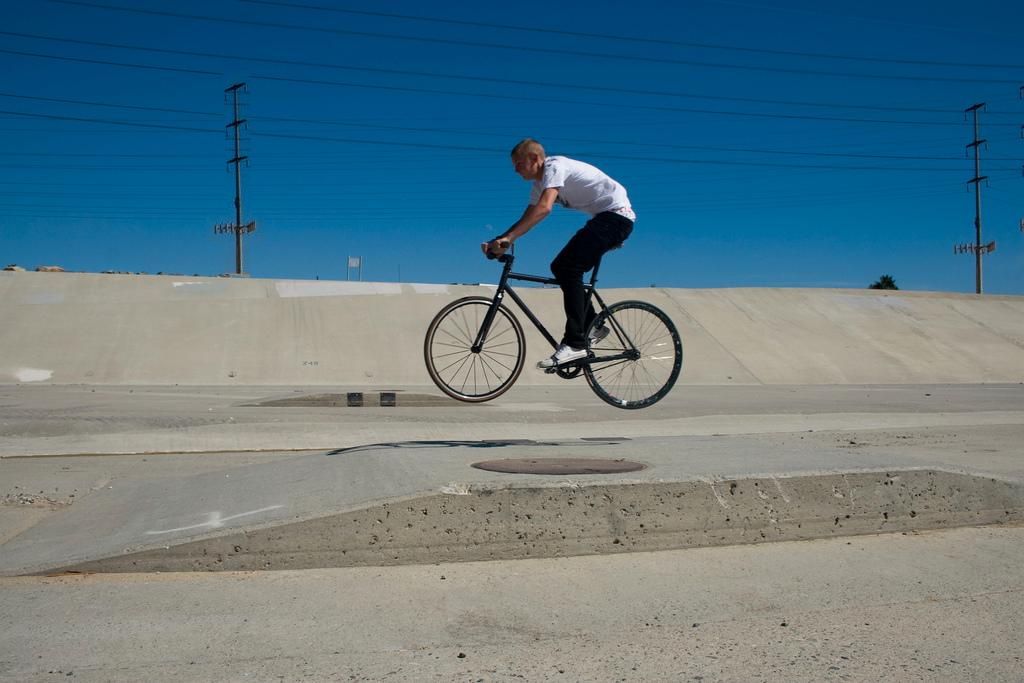
#> input picture im41_t.bmp, 1024 x 683 px
$ python cmfd_genetic.py
#> lines starting #> are read from the running program, lines starting #| are printed output that depends on the picture
import cv2 as cv
import numpy as np


img_gray = cv.imread("im41_t.bmp", cv.IMREAD_GRAYSCALE)
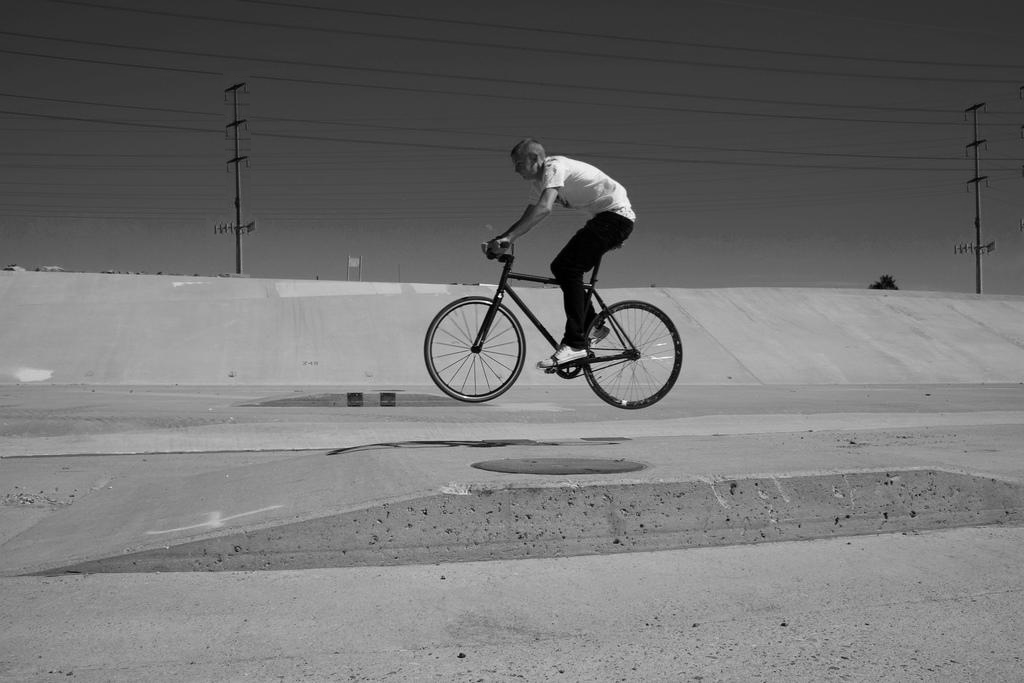
#> img_gray: shape (683, 1024); min 0, max 254, mean 113.4
img_rgb = cv.imread("im41_t.bmp", cv.IMREAD_COLOR)
#> img_rgb is the input picture: shape (683, 1024, 3); mean B, G, R 132.9, 120.6, 91.8

img_gray = cv.resize(img_gray, (int(img_gray.shape[1] * 40 / 100), int(img_gray.shape[0] * 40 / 100)))
#> img_gray: shape (273, 409)
img_rgb = cv.resize(img_rgb, (int(img_rgb.shape[1] * 40 / 100), int(img_rgb.shape[0] * 40 / 100)))
#> img_rgb: shape (273, 409, 3)

#ret, img_gray = cv.threshold(img_gray, 127, 255, cv.THRESH_BINARY)

sift = cv.xfeatures2d.SIFT_create()
keypoints_sift, descriptors = sift.detectAndCompute(img_gray, None)
#> keypoints_sift = 172 keypoints; strongest (x, y, size): (233, 141, 2), (226, 141, 3.9), (239, 123, 2.1), (190, 139, 2.7)
img = cv.drawKeypoints(img_rgb, keypoints_sift,  None)
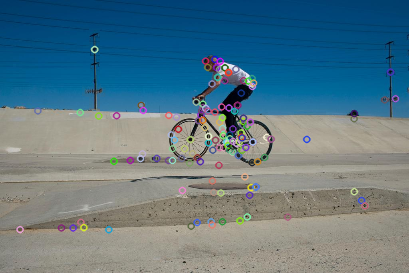
#> img: shape (273, 409, 3); mean B, G, R 133.5, 120.8, 92.4
cv.imshow(" All Keypoints ", img)

pts1 = np.array([], np.int32)
pts2 = np.array([], np.int32)

for index_dis, key_desc_dis in enumerate(descriptors):  # dist = numpy.linalg.norm(a-b)
    for index_ic in range(index_dis + 1, len(keypoints_sift)):
        point1_x = int(round(keypoints_sift[index_dis].pt[0]))
        point1_y = int(round(keypoints_sift[index_dis].pt[1]))
        point2_x = int(round(keypoints_sift[index_ic].pt[0]))
        point2_y = int(round(keypoints_sift[index_ic].pt[1]))
        if point1_x == point2_x & point1_y == point2_y:
            print("benzer keypoints")
            continue

        dist = np.linalg.norm(key_desc_dis - descriptors[index_ic])

        if dist < 200:
            cv.circle(img_rgb, (round(keypoints_sift[index_dis].pt[0]), round(keypoints_sift[index_dis].pt[1])), 4,
                      (0, 0, 255),
                      -1)  # eslesen objeyi isaretlemek icin
            print([round(keypoints_sift[index_dis].pt[0]), round(keypoints_sift[index_dis].pt[1])])
            print([(keypoints_sift[index_dis].pt[0]), (keypoints_sift[index_dis].pt[1])])

            cv.circle(img_rgb, (round(keypoints_sift[index_ic].pt[0]), round(keypoints_sift[index_ic].pt[1])), 4,
                      (255, 0, 0),
                      -1)  # eslesen objeyi isaretlemek icin
            print([round(keypoints_sift[index_ic].pt[0]), round(keypoints_sift[index_ic].pt[1])])
            print([(keypoints_sift[index_ic].pt[0]), (keypoints_sift[index_ic].pt[1])])
            print("------")

            img_line = cv.line(img_rgb,
                               (round(keypoints_sift[index_dis].pt[0]), round(keypoints_sift[index_dis].pt[1])),
                               (round(keypoints_sift[index_ic].pt[0]), round(keypoints_sift[index_ic].pt[1])),
                               (0, 255, 0), 1)
#> this loop made 172 passes
#> (printed output is left out)
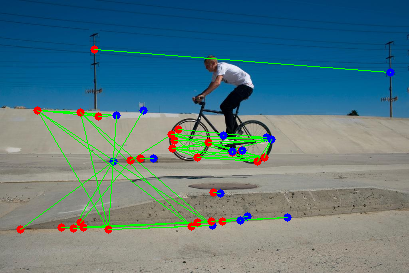
#> img_rgb: shape (273, 409, 3); mean B, G, R 129, 121.6, 88.8

cv.imshow("Image", img_rgb)
cv.waitKey(0)
cv.destroyAllWindows()

'''
cv.circle(img_rgb, (round(keypoints_sift[index_dis].pt[0]), round(keypoints_sift[index_dis].pt[1])), 4,
                      (0, 0, 0),
                      1)  # eslesen objeyi isaretlemek icin
            cv.polylines(img_rgb, (round(keypoints_sift[index_ic].pt[0]), round(keypoints_sift[index_ic].pt[1])), 1,
                      (255, 0, 0),
                      -1)  # eslesen objeyi isaretlemek icin'''

'''
pts1 = np.append(pts1, [round(keypoints_sift[index_dis].pt[0]), round(keypoints_sift[index_dis].pt[1])])

            pts2 = np.append(pts2, [round(keypoints_sift[index_ic].pt[0]), round(keypoints_sift[index_ic].pt[1])])

    pts1 = pts1.reshape((-1, 1, 2))
    pts2 = pts2.reshape((-1, 1, 2))
    cv.polylines(img_rgb, [pts1], 1, (255, 255, 255))
    cv.polylines(img_rgb, [pts2], 1, (0, 0, 255))

'''

$ run again, with im11_t.bmp copied over im41_t.bmp
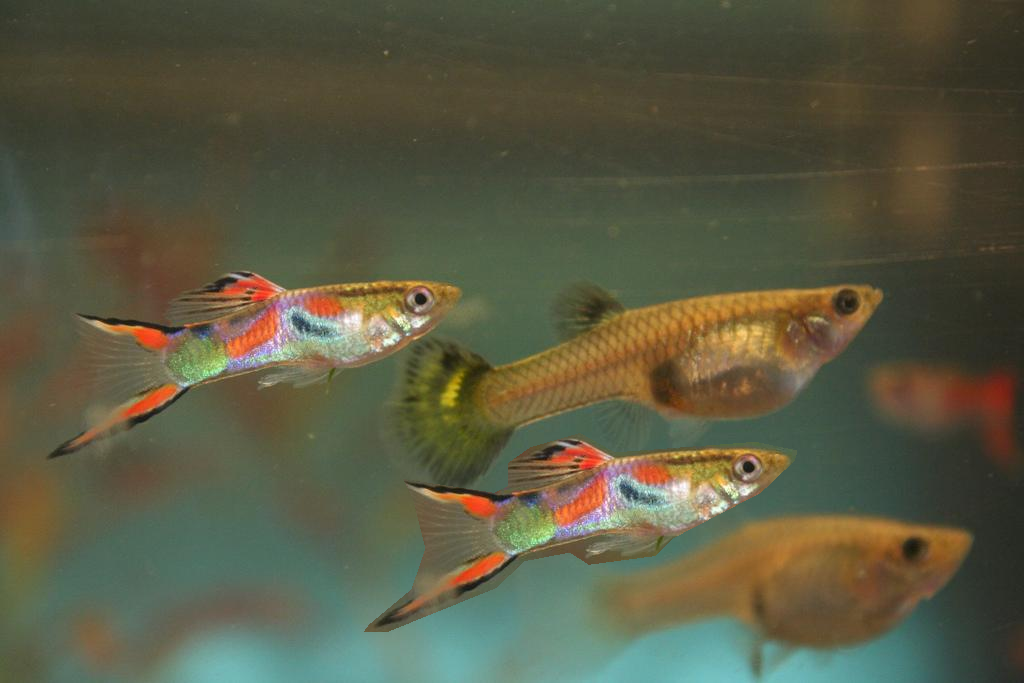
#> input picture im11_t.bmp, 1024 x 683 px
#> `img_gray = cv.imread("im41_t.bmp", cv.IMREAD_GRAYSCALE)`:
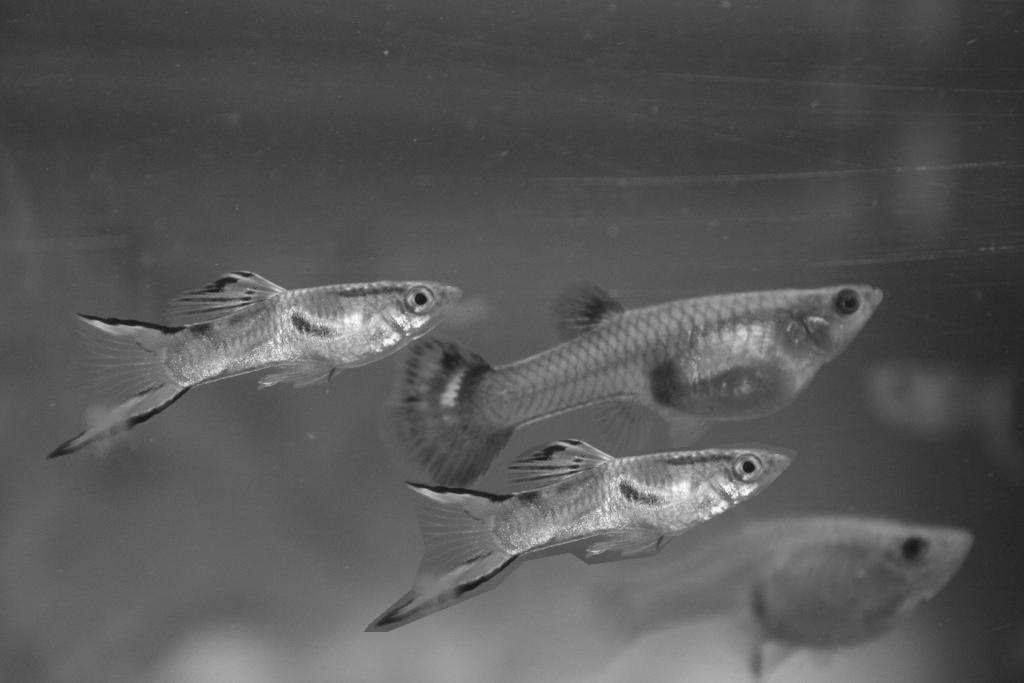
#> img_gray: shape (683, 1024); min 20, max 254, mean 87.4
#> img_rgb is the input picture: shape (683, 1024, 3); mean B, G, R 67.2, 89.9, 90.2
#> keypoints_sift = 204 keypoints; strongest (x, y, size): (299, 187, 2.9), (168, 119, 2.9), (298, 196, 2.9), (39, 129, 2.2)
#> the loop `for index_dis, key_desc_dis in enumerate(descriptors):` made 204 passes
#> (printed output is left out)
#> after the loop `for index_dis, key_desc_dis in enumerate(descriptors):`:
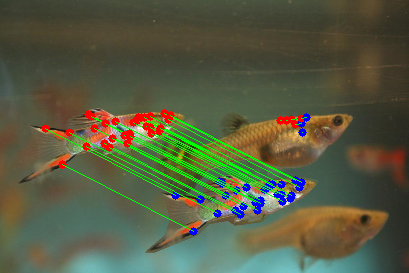
#> img_rgb: shape (273, 409, 3); mean B, G, R 65.6, 91.4, 86.5

$ run again, with im3_t.bmp copied over im41_t.bmp
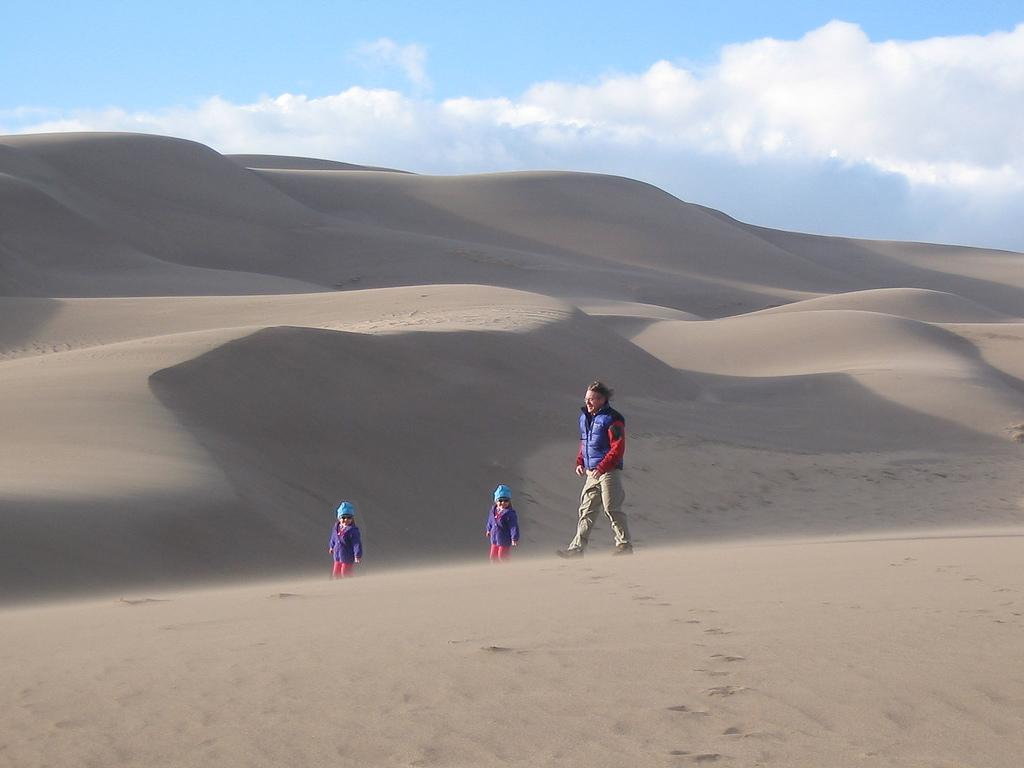
#> input picture im3_t.bmp, 1024 x 768 px
#> `img_gray = cv.imread("im41_t.bmp", cv.IMREAD_GRAYSCALE)`:
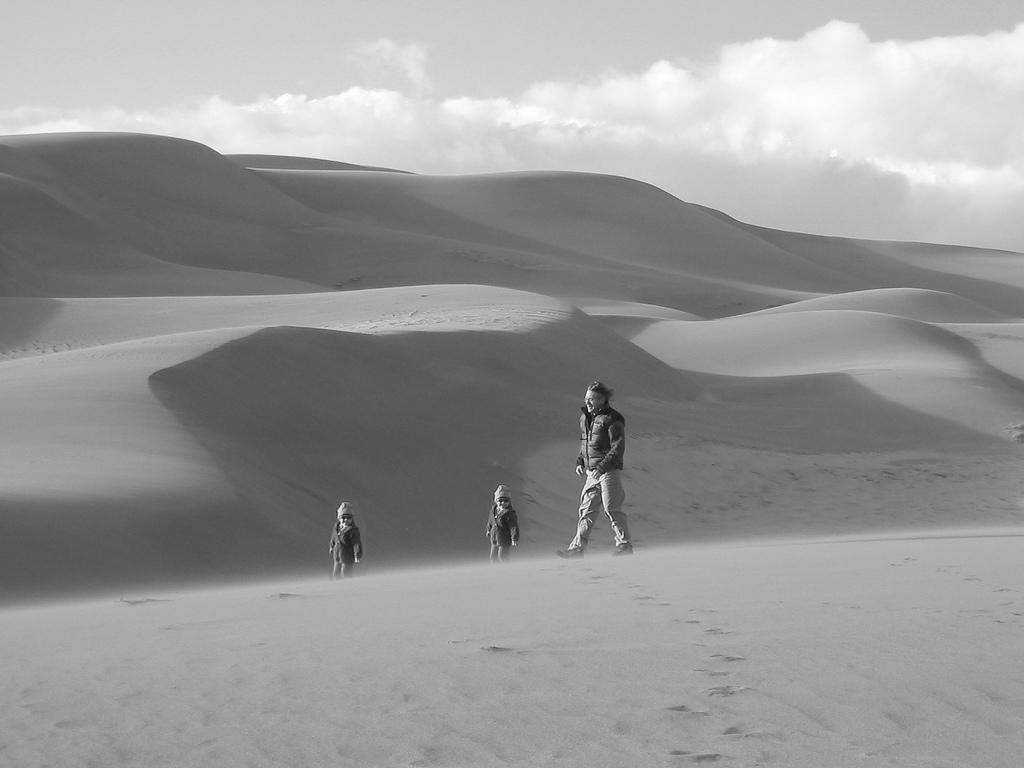
#> img_gray: shape (768, 1024); min 3, max 255, mean 151.9
#> img_rgb is the input picture: shape (768, 1024, 3); mean B, G, R 153.3, 151.4, 152.4
#> keypoints_sift = 73 keypoints; strongest (x, y, size): (235, 157, 1.9), (236, 193, 2.5), (236, 176, 2.2), (235, 167, 2.3)
#> the loop `for index_dis, key_desc_dis in enumerate(descriptors):` made 73 passes
#> (printed output is left out)
#> after the loop `for index_dis, key_desc_dis in enumerate(descriptors):`:
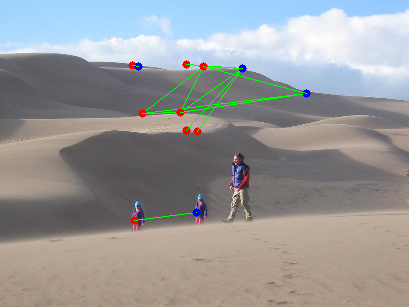
#> img_rgb: shape (307, 409, 3); mean B, G, R 152.1, 151.5, 151.7
